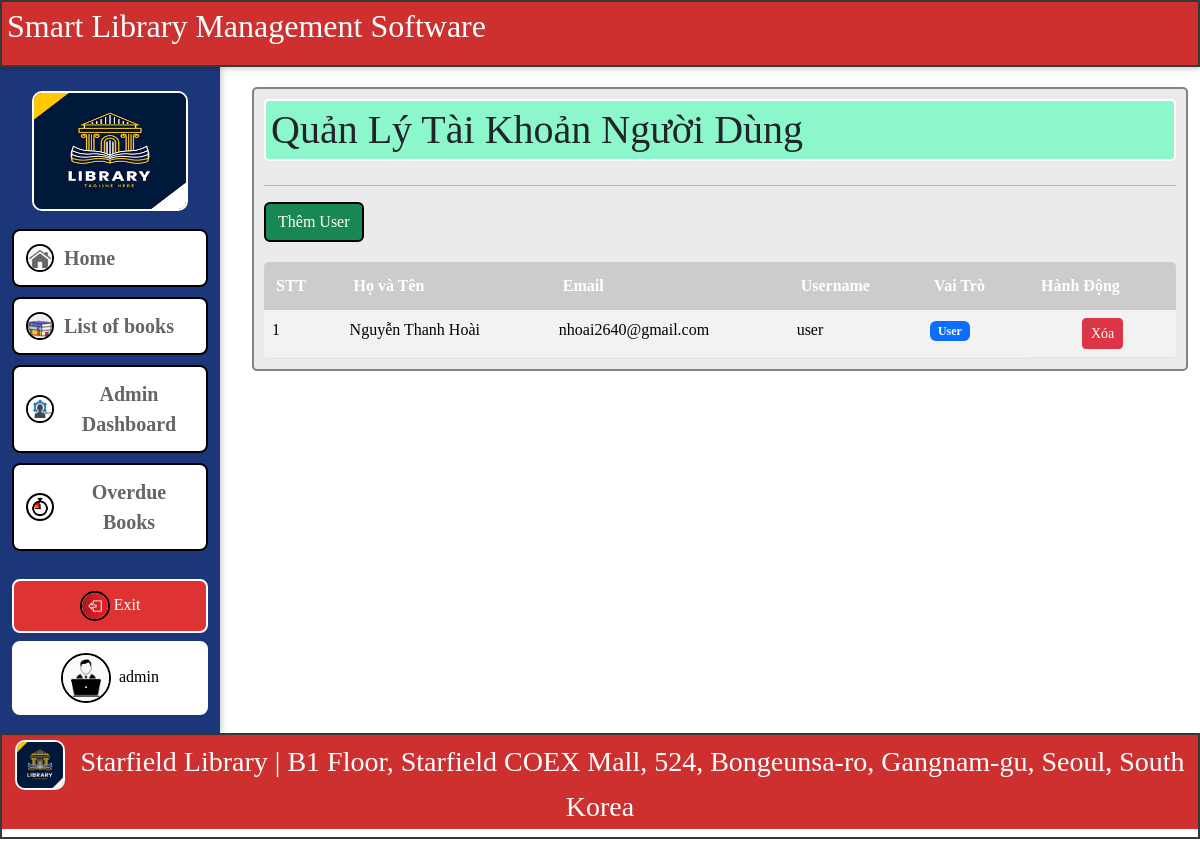
Page /admin/manage-users (signed in) on the earlier database version.
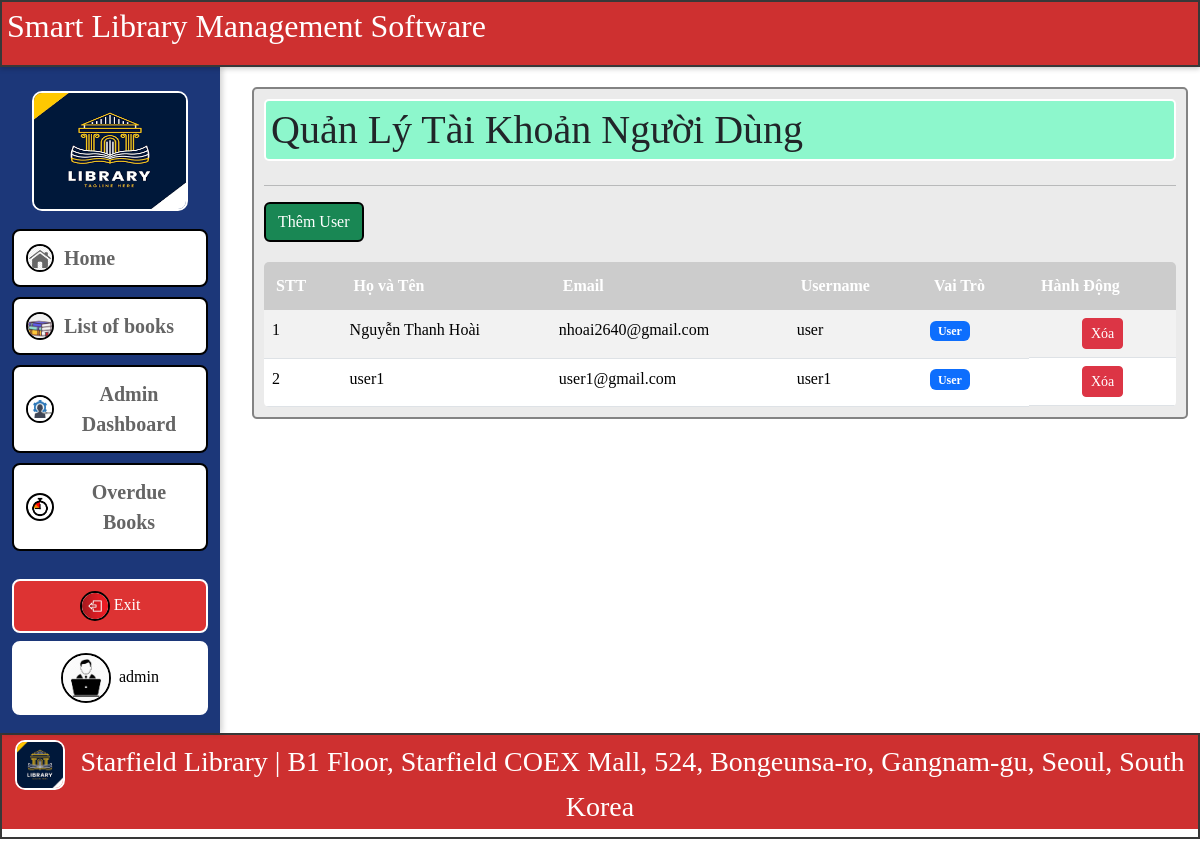
Same page on the later database version.
### app/models.py (models this page shows, shortened)
class User(UserMixin, db.Model):
    id = db.Column(db.Integer, primary_key=True)
    username = db.Column(db.String(64), unique=True, nullable=False)
    email = db.Column(db.String(120), unique=True, nullable=False)
    password_hash = db.Column(db.String(256), nullable=False)
    role = db.Column(db.String(20), default='user')  # 'admin' hoặc 'user'
    avatar = db.Column(db.String(256), default='default-avatar.png')  # static/uploads/avatars/
    cover_photo = db.Column(db.String(256), default='default-cover.jpg')  # static/uploads/covers/
    full_name = db.Column(db.String(128))  # Họ và tên đầy đủ của người dùng
    birth_date = db.Column(db.Date)  # Ngày sinh của người dùng
    address = db.Column(db.String(256))  # Địa chỉ của người dùng
    hobbies = db.Column(db.Text)  # Sở thích của người dùng
    gender = db.Column(db.String(10))  # Giới tính của người dùng

### app/routes.py (the view)
    @app.route('/admin/manage-users')
    @admin_required
    def manage_users():
        users = User.query.filter_by(role='user').all()
        return render_template('admin/manager_user.html', users=users)

### app/routes.py (called while the page is built)
@login_manager.user_loader
def load_user(user_id):
    return User.query.get(int(user_id))

### templates/admin/manager_user.html (shortened to what this page needs)
{% extends 'base.html' %}
{% block content %}
<div style="background: #ebebeb; border: 2px solid #838383; border-radius: 5px; padding: 10px;" >
    <h1 class="mb-4" style="font-weight: normal; background-color: #8df7cc; padding: 5px; border: 2px solid rgb(255, 255, 255); border-radius: 5px;">Quản Lý Tài Khoản Người Dùng</h1>
    <hr>
    <div class="btn-add-user">
        <a href="{{ url_for('register') }}" class="btn btn-success" style="border: 2px solid black;">
             Thêm User
        </a>
    </div>
    <div class="table-responsive">
        <table class="table table-striped table-hover">
            <thead>
                <tr>
                    <th style="background-color: #cccccc;" >STT</th>
                    <th style="background-color: #cccccc;">Họ và Tên</th>
                    <th style="background-color: #cccccc;">Email</th>
                    <th style="background-color: #cccccc;">Username</th>
                    <th style="background-color: #cccccc;">Vai Trò</th>
                    <th style="background-color: #cccccc;">Hành Động</th>
                </tr>
            </thead>
            <tbody>
                {% if users %}
                    {% for user in users %}
                    <tr onclick="openDetailModal({{ user.id }})">
                        <td>{{ loop.index }}</td>
                        <td>{{ user.full_name or user.username }}</td>
                        <td>{{ user.email }}</td>
                        <td>{{ user.username }}</td>
                        <td>
                            {% if user.role == 'admin' %}
                                <span class="badge bg-danger">Admin</span>
                            {% else %}
                                <span class="badge bg-primary">User</span>
                            {% endif %}
                        </td>
                        <td class="action-buttons" onclick="event.stopPropagation();">
                            <button class="btn btn-danger btn-sm" data-bs-toggle="modal" data-bs-target="#deleteModal{{ user.id }}">
                                 Xóa
                            </button>
                        </td>
                    </tr>
                                    {% set unreturned_count = user.borrows|selectattr('return_date', 'none')|list|length %}
                    {% endfor %}
                {% else %}
                    <tr>
                        <td colspan="6" class="text-center text-muted py-4">Không có người dùng nào</td>
                    </tr>
                {% endif %}
            </tbody>
        </table>
    </div>
</div>
{% endblock %}

### templates/base.html (shortened to what this page needs)
<!DOCTYPE html>
<html lang="vi">
<head>
    {% from 'bootstrap5/utils.html' import render_messages %}
    {% from 'bootstrap5/nav.html' import render_nav_item %}
    {{ bootstrap.load_css() }}
    <link rel="stylesheet" href="{{ url_for('static', filename='css/style.css') }}">
</head>
<body style="font-family: 'Times New Roman', Times, serif;">
    {% if current_user.is_authenticated %}
    <div class="app-layout-80" style="margin-bottom: 0%;border: 2px solid hsl(0, 0%, 22%); background: #CE3030;">
        <h2 style="background: #CE3030; color: white; padding: 10px; padding: 5px">Smart Library Management Software</h2>
    </div>
    {% endif %}
    <div class="app-layout" style="margin-top: 0%;">
        {% if current_user.is_authenticated %}
            <aside class="sidebar">
                <a href="{{ url_for('index') }}">
                <div class="sidebar-logo">
                    <img src="{{ url_for('static', filename='img/logo-library.png') }}" alt="logo" width="120" height="120">
                </div>
                </a>
                <nav class="sidebar-nav" style="text-align: center;">
                    <a class="btn btn-aside" href="{{ url_for('index') }}" style="background-color: #ffffff; border: 2px solid rgb(0, 0, 0);color: #656565; font-size: 20px; font-weight: bolder;"><img src="{{ url_for('static', filename='img/logo-home.png') }}" alt="" width="50" height="50"> Home</a>
                    <a class="btn btn-aside" href="{{ url_for('books') }}" style="background-color: #ffffff; border: 2px solid rgb(0, 0, 0);color: #656565; font-size: 20px; font-weight: bolder;"><img src="{{ url_for('static', filename='img/danh-sach-sach.jpg') }}" alt=""> List of books</a>
                    {% if current_user.role == 'admin' %}
                        <a class="btn btn-aside" href="{{ url_for('admin_dashboard') }}" style="background-color: #ffffff; border: 2px solid rgb(0, 0, 0);color: #656565; font-size: 20px; font-weight: bolder;"><img src="{{ url_for('static', filename='img/Dashboard-Quan-tri.jpg') }}" alt=""> Admin Dashboard</a>
                        <a class="btn btn-aside" href="{{ url_for('admin_overdue') }}" style="background-color: #ffffff; border: 2px solid rgb(0, 0, 0);color: #656565; font-size: 20px; font-weight: bolder;"><img src="{{ url_for('static', filename='img/sach-qua-han.png') }}" alt=""> Overdue Books</a>
                    {% endif %}
                </nav>
                <div class="sidebar-footer">
                    <a class="btn btn-exit" href="{{ url_for('logout') }}" style="border: 2px solid rgb(255, 255, 255);"><img src="{{ url_for('static', filename='img/logout.jpg') }}" alt="Logout" width="30" height="30" class="rounded-circle me-1">Exit</a>
                    <a class="btn btn-admin" href="{{ url_for('profile') }}" style="border: 2px solid rgb(255, 255, 255);" >
                        {% if current_user.role == 'admin' %}
                            <img src="{{ url_for('static', filename='img/logo_admin.jpg') }}" alt="Admin Avatar" width="50" height="50" class="rounded-circle me-1">
                        {% else %}
                            <img src="{{ url_for('static', filename='img/logo_user.png') }}" alt="User Avatar" width="50" height="50" class="rounded-circle me-1">
                        {% endif %}
                        {{ current_user.username }}
                    </a>
                </div>
            </aside>
        {% endif %}
        <main class="content container mt-4">
            {% block content %}{% endblock %}
        </main>
    </div>
    {% if current_user.is_authenticated %}
    <div class="app-layout-80" style="margin-bottom: 0%; border: 2px solid hsl(0, 0%, 22%);">
        <h3 style="background: #CE3030; padding: 10px; padding: 5px; font-weight: normal; font-family: 'Times New Roman', Times, serif; text-align: center;color: #ffffff;"><a href="{{ url_for('index') }}"><img src="{{ url_for('static', filename='img/logo-library.png') }}" alt="Library Logo" width="50" height="50" class="me-2"></a> Starfield Library | B1 Floor, Starfield COEX Mall, 524, Bongeunsa-ro, Gangnam-gu, Seoul, South Korea</h3>
    </div>
    {% endif %}
</body>
</html>

### static/css/style.css (style rules this page uses)
body { background-color: #ffffff; }
.app-layout { height: auto; display: flex; align-items: flex-start; gap: 20px; }
.app-layout img { border: 2px solid hsl(0, 0%, 0%); border-radius: 50%; }
.sidebar { width: 220px; background: linear-gradient(180deg,#1C3779,#1C3779); padding: 18px 12px; min-height: calc(100vh - 80px); box-shadow: 2px 0 6px rgba(0,0,0,0.2); display: flex; flex-direction: column; }
.content { flex: 1 1 auto; }
.sidebar-logo img { width: 80%; border-radius: 10px; display:block; margin: 6px auto 12px; border: 2px solid #ffffff; }
.sidebar-nav { display:flex; flex-direction:column; gap: 10px; margin-top: 6px; }
.btn-aside { display:flex; align-items:center; gap: 10px; padding: 12px; background: #264f78; color: #fff; border-radius: 8px; text-decoration: none; }
.btn-aside img { width: 28px; height: 28px; object-fit: contain; }
.sidebar-footer { margin-top: auto; display:flex; flex-direction:column; gap:8px; }
.btn-exit { background: #d33; color:#fff; padding:10px; border-radius:8px; text-align:center; text-decoration:none; display:block; }
.btn-admin { background: #fff; color:#000; padding:10px; border-radius:8px; text-align:center; text-decoration:none; display:block; }
.me-2 { border: 2px solid white; border-radius: 10px; }

### templates/base.html (style rules this page uses)
:root { --header-height: 67px; --footer-height: 67px; --sidebar-width: 220px; --content-bottom-padding: 30px; }
body { font-family: 'Times New Roman', Times, serif; margin: 0; height: 100vh; overflow: hidden; }
.app-layout-80:first-child { position: fixed; top: 0; left: 0; width: 100%; height: var(--header-height); z-index: 1030; margin-bottom: 0 !important; box-shadow: 0 2px 5px rgba(0,0,0,0.2); }
.app-layout-80 h2 { margin: 0; }
.app-layout { display: flex; height: calc(100vh - var(--header-height) - var(--footer-height)); margin-top: var(--header-height) !important; margin-bottom: 0 !important; position: relative; gap: 20px; }
.sidebar { width: var(--sidebar-width); height: 100%; min-height: 100%; overflow-y: auto; }
.content { flex: 1; height: 100%; overflow-y: auto; padding-top: 20px; padding-bottom: calc(var(--footer-height) + var(--content-bottom-padding)); }
.content.container.mt-4 { margin-top: 0 !important; }

### templates/admin/manager_user.html (style rules this page uses)
.table-responsive { border-radius: 5px; overflow: hidden; }
.table { margin-bottom: 0; }
.table thead th { background-color: #363a3f; color: white; font-weight: 600; border: none; padding: 12px; }
.table tbody tr { cursor: pointer; transition: background-color 0.3s; }
.btn-add-user { margin-bottom: 20px; }
.action-buttons { display: flex; gap: 8px; justify-content: center; }

Differences in the rows shown:
added User: full_name+username "user1", email "user1@gmail.com", username "user1", role "User"
